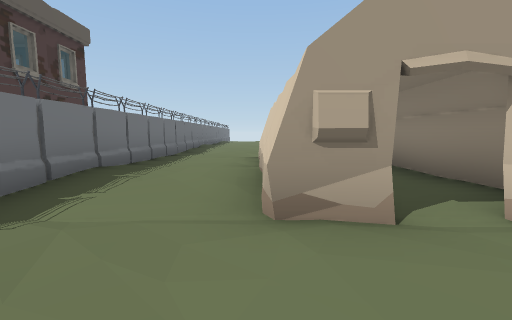
view 1 (above)

13 first-person views from a walk through a 3-D level made in the Unity game engine. The camera is 1.2 m above the floor, tilts 6° down and sees 90° across. The floor is counted in squares, 2 m on a side. Each view is taken from the middle of a square. On the plan, view 1 faces up. The plan holds only what a view shows up to about 9 squares ahead; the rest is blank. The place goes on beyond the plan.

view 2
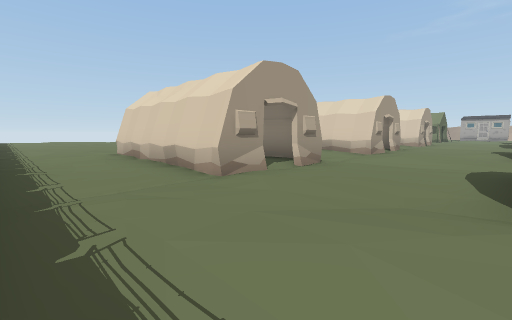

view 3
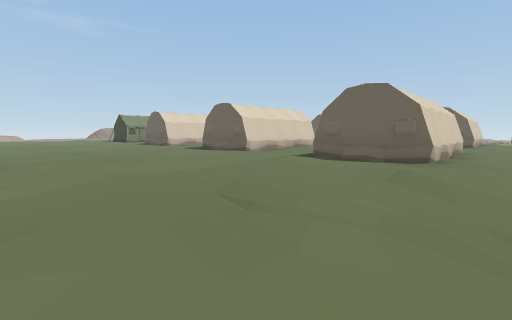

view 4
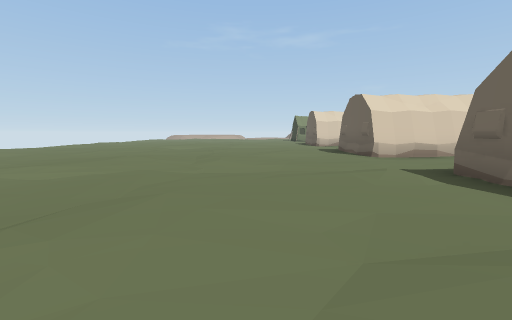

view 5
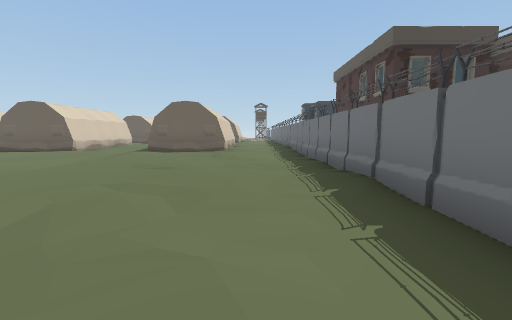

view 6
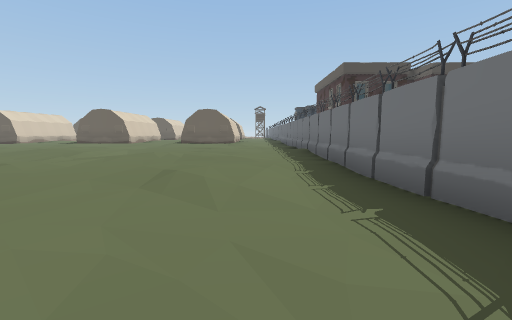

view 7
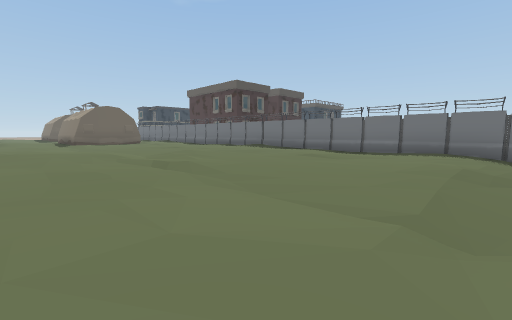

view 8
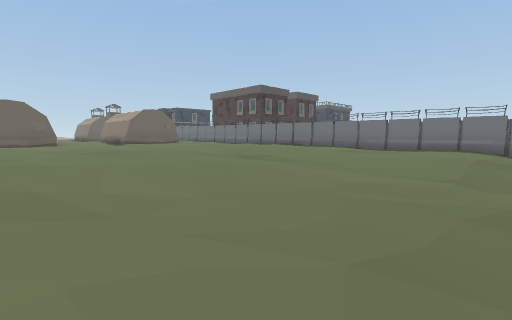

view 9
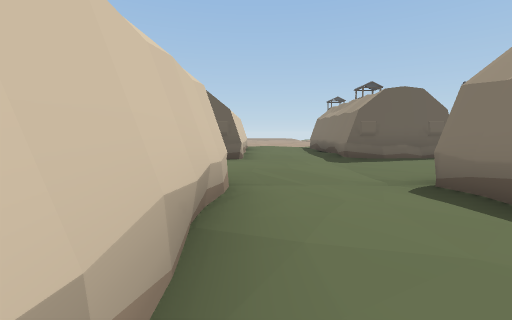

view 10
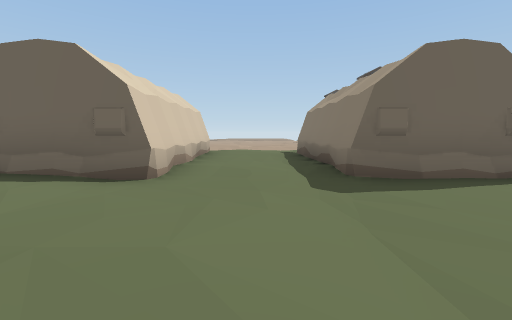

view 11
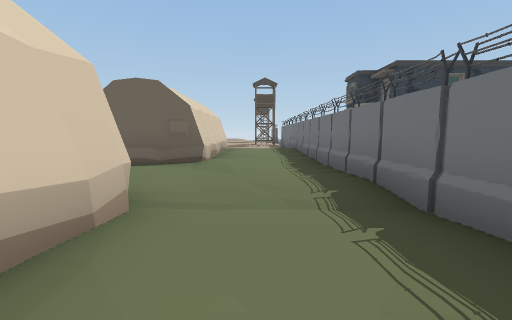

view 12
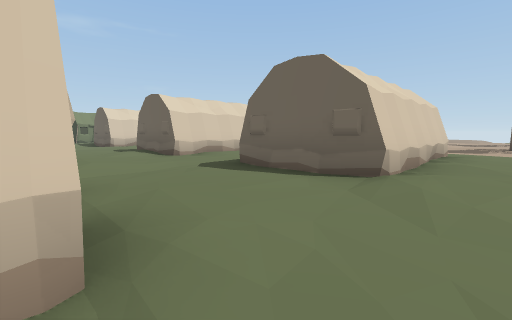

view 13
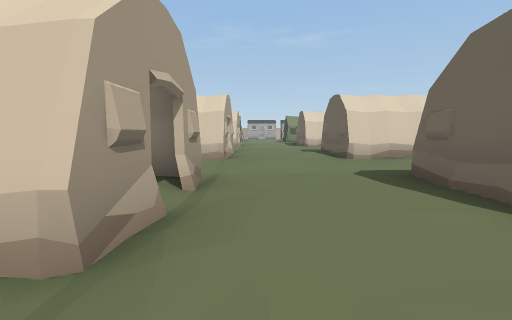

### Floor plan
Key: @ floor where view 1 was taken; # wall or solid block; x gap in a wall; . main floor; : floor 0.25 m higher than the main floor; - floor 0.25 m lower than the main floor; / step, stairs or slope; H house; O other object.
Columns run from 9 left of view 1 to 7 right of it. Each row starts with its distance up from view 1.
 19        #/////////
 18        #.........
 17        #.........
 16        #.........
 15        #..../....
 14        #.........
 13        #..../....
 12        #.././::..
 11        #.........
 10        #.........
  9        #.........
  8        #.........
  7 H HHH  #..../....
  6 HH  H  #.####..##
  5        #.#  #..#
  4        #.#  #::#
  3       .#.#  #..#
  2       .#.####..#x
  1        #.........
  0       ##.@.......
 -1       #..####..##
 -2       #..#  #..#
 -3       #..#  #..#
 -4       #..#  #..#
 -5 HHHH  #/.#  #::#
 -6         ..  ..
 -7         /.
 -8         --
 -9         .-
-10        OO.
-11        O

Where each view was taken, in squares from view 1:
view 1: 0 up, 0 right, facing up
view 2: 1 down, 2 left, facing up-right
view 3: 12 up, 1 left, facing down-right
view 4: 9 up, 1 left, facing right
view 5: 15 up, 1 left, facing down
view 6: 19 up, 1 left, facing down
view 7: 19 up, 5 right, facing down-left
view 8: 19 up, 7 right, facing down-left
view 9: 5 up, 5 right, facing down
view 10: 2 up, 4 right, facing down
view 11: 4 up, 1 left, facing down
view 12: 2 up, 1 left, facing down-right
view 13: 1 up, 1 left, facing right
